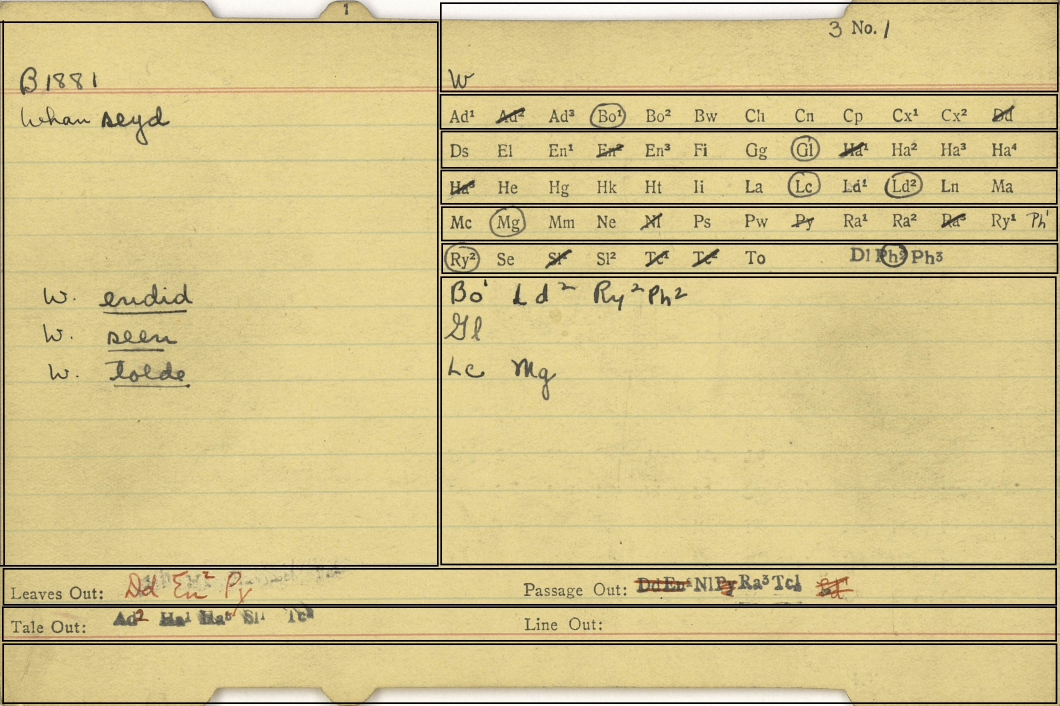
#> input picture B1881_example.jpg, 3180 x 2116 px (shown at 1/3 size)
$ jupyter execute --allow-errors slicing-demo.ipynb
#> lines starting #> are read from the running program, lines starting #| are printed output that depends on the picture
[cell 1]
from PIL import Image, ImageFilter, ImageChops

[cell 2]
image = Image.open("./B1881_example.jpg")
#> image is the input picture: PIL image 3180x2116 RGB; mean R, G, B 210.6, 194.3, 138.4
#> (the rest of this cell did not finish here and is left out)

[cell 3]
top = 1920
bottom = 2115
right = 3180
left = 0

cropped = image.crop((left, top, right, bottom))
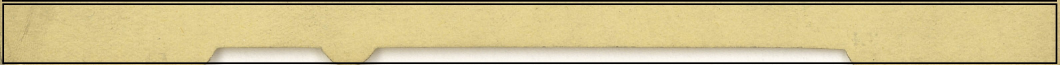
#> cropped: PIL image 3180x195 RGB (shown at 1/3 size); mean R, G, B 204.4, 189.2, 139.5
display(cropped)
